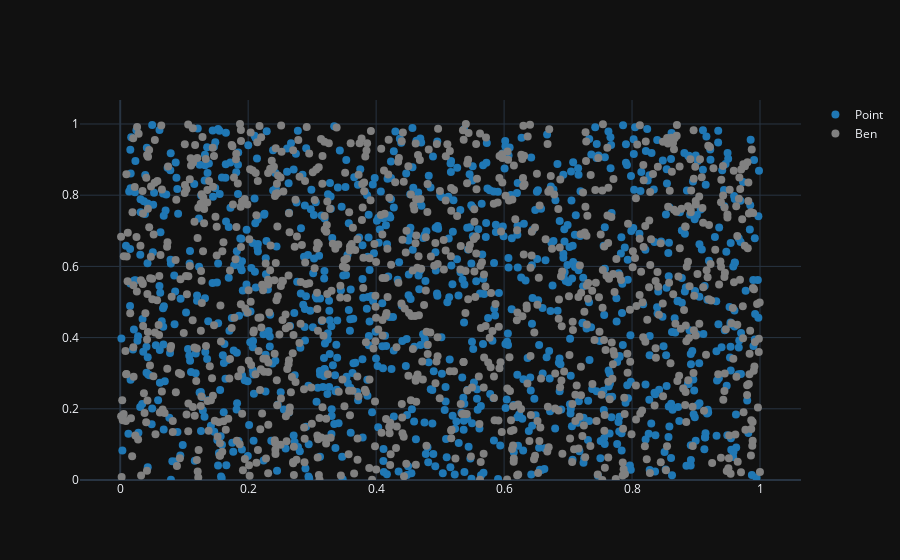

Here is the notebook cell this chart was saved with:
### Code cell
x = np.random.random(1000)
y = np.random.random(1000)
df = pd.DataFrame({'x': x, 'y': y})

x = np.random.random(1000)
y = np.random.random(1000)
df2 = pd.DataFrame({'x': x, 'y': y})

ggplot(df, aes(x='x', y='y')) + geom_point() + geom_point(df2, aes(x='x', y='y', color='grey'), name="Ben") + theme_dark()

### Figure 1 — Plotly figure (JSON) as saved in the notebook; plotly's stock layout.template omitted (floating-point values rounded to 4 significant figures; data arrays with more than 128 entries replaced by an {"elided": "..."} marker saying what was removed)
{"data": [{"marker": {"color": "#1f77b4", "size": 8}, "mode": "markers", "name": "Point", "opacity": 1, "showlegend": true, "type": "scatter", "x": {"elided": "1000 float values"}, "xaxis": "x", "y": {"elided": "1000 float values"}, "yaxis": "y"}, {"marker": {"color": "grey", "size": 8}, "mode": "markers", "name": "Ben", "opacity": 1, "showlegend": true, "type": "scatter", "x": {"elided": "1000 float values"}, "xaxis": "x", "y": {"elided": "1000 float values"}, "yaxis": "y"}], "layout": {"xaxis": {"anchor": "y", "domain": [0, 1]}, "yaxis": {"anchor": "x", "domain": [0, 1], "rangemode": "tozero"}}}
